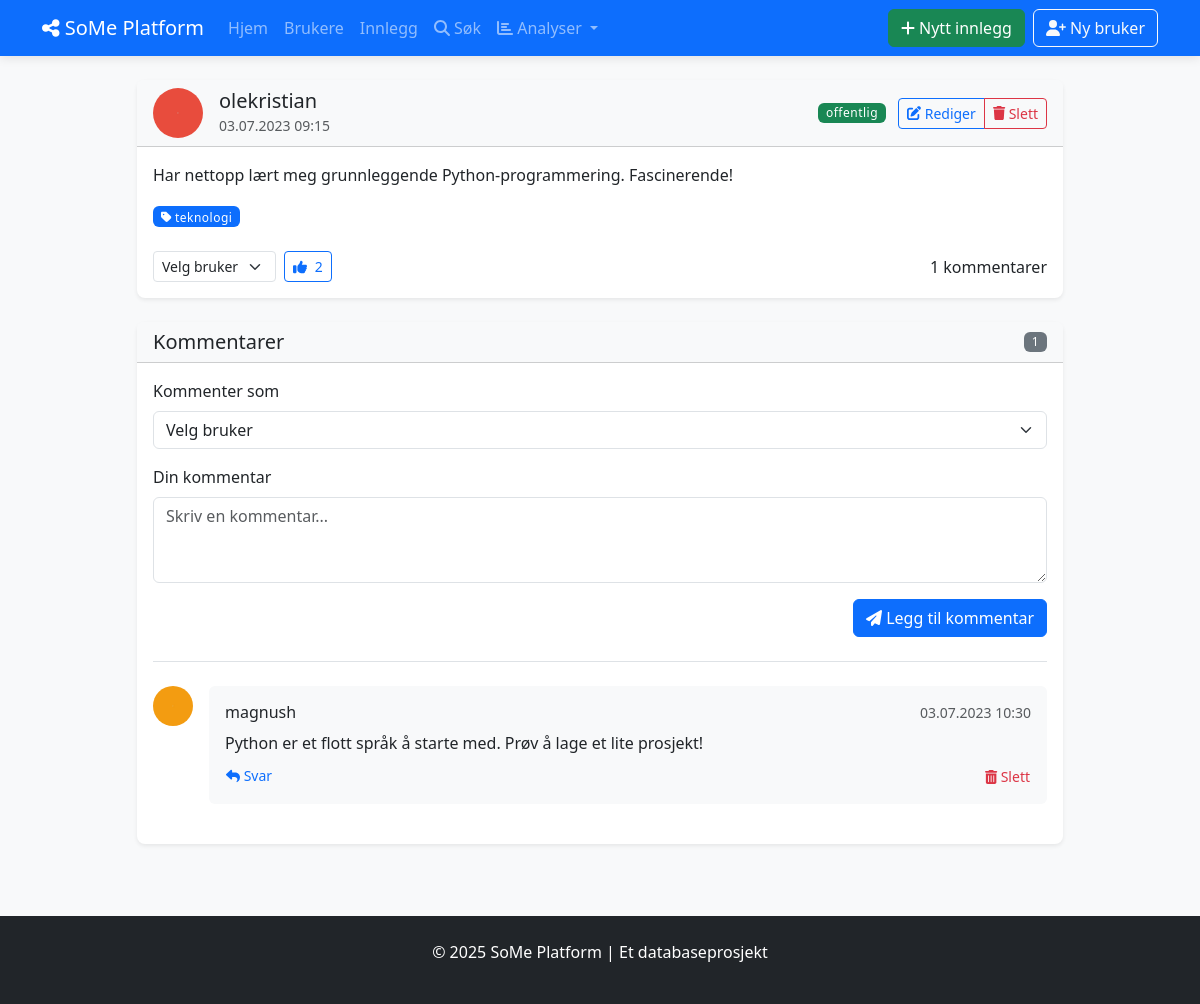
Before: /posts/39 with the older database file.
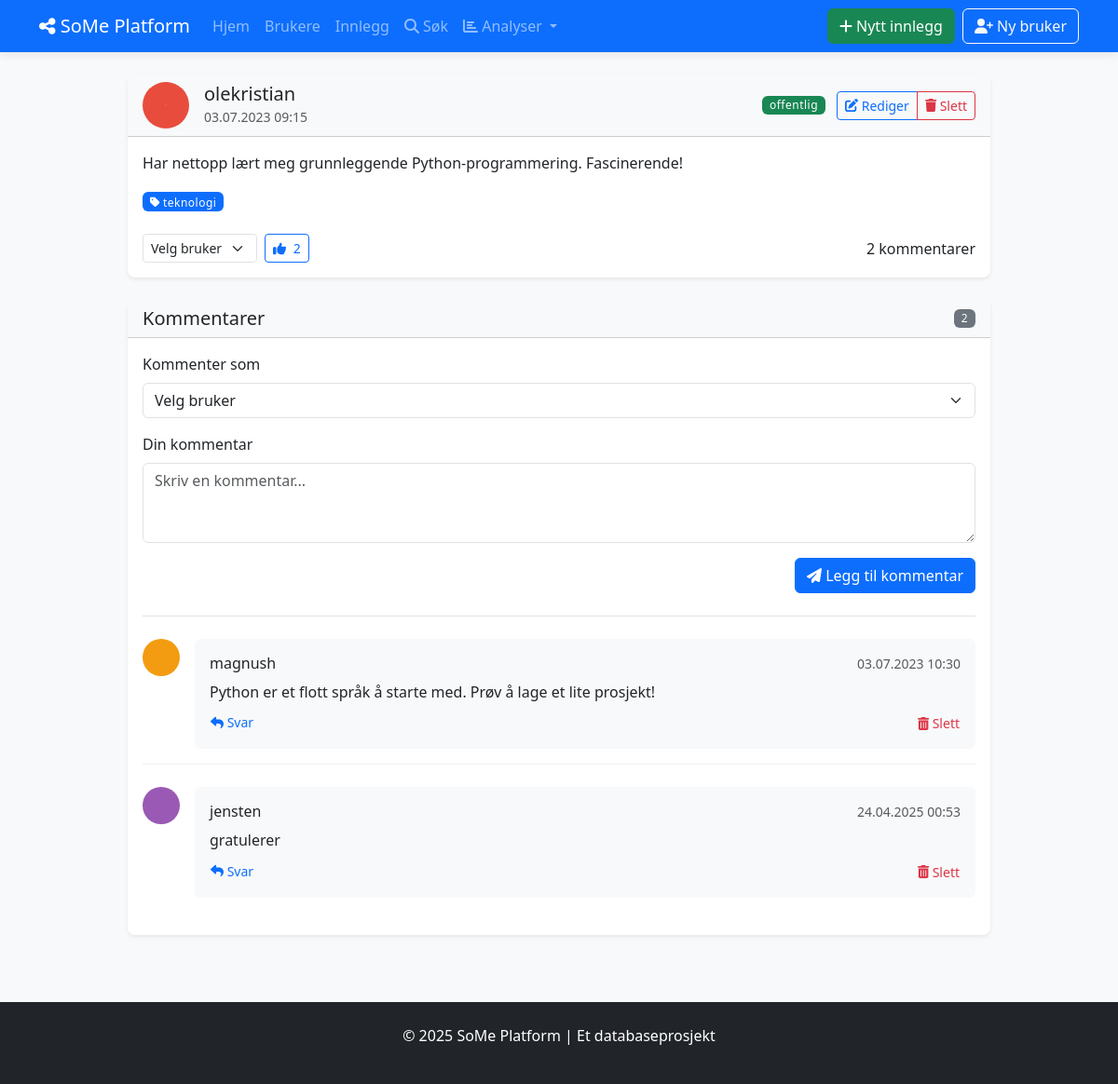
After: the same page with the newer database file.
### tables this page shows
CREATE TABLE BRUKERE (
            bruker_id INTEGER PRIMARY KEY AUTOINCREMENT,
            brukernavn TEXT NOT NULL UNIQUE,
            epost TEXT NOT NULL UNIQUE,
            passord_hash TEXT NOT NULL,
            profilbilde TEXT,
            bio TEXT,
            registrerings_dato DATE NOT NULL DEFAULT CURRENT_DATE,
            fødselsdato DATE,
            status TEXT DEFAULT 'aktiv'
        );

CREATE TABLE INNLEGG (
            innlegg_id INTEGER PRIMARY KEY AUTOINCREMENT,
            innhold TEXT NOT NULL,
            opprettet_dato DATETIME NOT NULL DEFAULT CURRENT_TIMESTAMP,
            oppdatert_dato DATETIME DEFAULT CURRENT_TIMESTAMP,
            synlighet TEXT NOT NULL DEFAULT 'offentlig',
            bruker_id INTEGER NOT NULL,
            FOREIGN KEY (bruker_id) REFERENCES BRUKERE(bruker_id) ON DELETE CASCADE
        );

CREATE TABLE TAGGER (
            tag_id INTEGER PRIMARY KEY AUTOINCREMENT,
            navn TEXT NOT NULL UNIQUE,
            beskrivelse TEXT
        );

CREATE TABLE KOMMENTARER (
            kommentar_id INTEGER PRIMARY KEY AUTOINCREMENT,
            innhold TEXT NOT NULL,
            opprettet_dato DATETIME NOT NULL DEFAULT CURRENT_TIMESTAMP,
            innlegg_id INTEGER NOT NULL,
            bruker_id INTEGER NOT NULL,
            forelder_kommentar_id INTEGER,
            FOREIGN KEY (innlegg_id) REFERENCES INNLEGG(innlegg_id) ON DELETE CASCADE,
            FOREIGN KEY (bruker_id) REFERENCES BRUKERE(bruker_id) ON DELETE CASCADE,
            FOREIGN KEY (forelder_kommentar_id) REFERENCES KOMMENTARER(kommentar_id) ON DELETE SET NULL
        );

### social_media_app/app.py (the view)
@app.route('/posts/<int:post_id>')
def view_post(post_id):
    with Database() as db:
        post = db.fetchone("""
            SELECT i.*, b.brukernavn, b.profilbilde
            FROM INNLEGG i
            JOIN BRUKERE b ON i.bruker_id = b.bruker_id
            WHERE i.innlegg_id = ?
        """, (post_id,))
        if not post:
            flash('Post not found', 'danger')
            return redirect(url_for('list_posts'))
        post = format_date_fields(post, ['opprettet_dato', 'oppdatert_dato'])
        comments = db.fetchall("""
            SELECT k.*, b.brukernavn, b.profilbilde
            FROM KOMMENTARER k
            JOIN BRUKERE b ON k.bruker_id = b.bruker_id
            WHERE k.innlegg_id = ? AND k.forelder_kommentar_id IS NULL
            ORDER BY k.opprettet_dato ASC
        """, (post_id,))
        print(f"DEBUG: Innlegg ID: {post_id}")
        print(f"DEBUG: Antall kommentarer funnet: {len(comments) if comments else 0}")
        for comment in comments:
            print(f"DEBUG: Kommentar ID: {comment['kommentar_id']}, Innhold: {comment['innhold']}")
        comments = [format_date_fields(comment, ['opprettet_dato']) for comment in comments]
        for comment in comments:
            replies = db.fetchall("""
                SELECT k.*, b.brukernavn, b.profilbilde
                FROM KOMMENTARER k
                JOIN BRUKERE b ON k.bruker_id = b.bruker_id
                WHERE k.forelder_kommentar_id = ?
                ORDER BY k.opprettet_dato ASC
            """, (comment['kommentar_id'],))
            comment['replies'] = [format_date_fields(reply, ['opprettet_dato']) for reply in replies]
        tags = db.fetchall("""
            SELECT t.*
            FROM TAGGER t
            JOIN INNLEGG_TAGGER it ON t.tag_id = it.tag_id
            WHERE it.innlegg_id = ?
        """, (post_id,))
        reactions = db.fetchone("""
            SELECT COUNT(*) as count, reaksjon_type
            FROM REAKSJONER
            WHERE innlegg_id = ?
            GROUP BY reaksjon_type
        """, (post_id,))
        users = db.fetchall("""
            SELECT bruker_id, brukernavn FROM BRUKERE
            WHERE status = 'aktiv'
            ORDER BY brukernavn
        """)
        return render_template('posts/view.html', post=post, comments=comments,
                               tags=tags, reactions=reactions, users=users)

### social_media_app/app.py (called while the page is built)
def format_date_fields(item, date_fields=None):
    if not item:
        return None
    if not isinstance(item, dict):
        item = dict(item)
    if date_fields:
        for field in date_fields:
            if field in item and item[field]:
                try:
                    if 'T' in item[field]:  # ISO format
                        item[field] = datetime.fromisoformat(item[field].replace('Z', '+00:00'))
                    else:  # SQLite default format
                        item[field] = datetime.strptime(item[field], '%Y-%m-%d %H:%M:%S')
                except (ValueError, TypeError):
                    try:
                        item[field] = datetime.strptime(item[field], '%Y-%m-%d')
                    except (ValueError, TypeError):
                        pass  # Keep original if parsing fails
    return item

### social_media_app/db_config.py (called while the page is built)
    def __enter__(self):
        return self

    def __exit__(self, exc_type, exc_val, exc_tb):
        self.cursor.close()
        if self.conn:
            self.conn.close()

    def fetchall(self, sql, params=None):
        self.cursor.execute(sql, params or ())
        return self.cursor.fetchall()

    def fetchone(self, sql, params=None):
        self.cursor.execute(sql, params or ())
        return self.cursor.fetchone()

### social_media_app/templates/posts/view.html (shortened to what this page needs)
{% extends "base.html" %}
{% block content %}
<div class="row justify-content-center">
    <div class="col-md-10">
        <div class="card shadow-sm mb-4">
            <div class="card-header bg-light">
                <div class="d-flex justify-content-between align-items-center">
                    <div class="d-flex align-items-center">
                        <div class="me-3">
                            {% if post.profilbilde %}
                                <img src="{{ url_for('static', filename='uploads/' + post.profilbilde) }}"
                                     alt="{{ post.brukernavn }}" class="rounded-circle" width="50" height="50">
                            {% else %}
                                <div class="bg-secondary bg-secondary-circle">
                                    <i class="fas fa-user text-white"></i>
                                </div>
                            {% endif %}
                        </div>
                        <div>
                            <h5 class="mb-0">{{ post.brukernavn }}</h5>
                            <small class="text-muted">{{ post.opprettet_dato.strftime('%d.%m.%Y %H:%M') }}</small>
                        </div>
                    </div>
                    <div>
                        <span class="badge {{ 'bg-success' if post.synlighet == 'offentlig' else 'bg-warning' }} me-2">
                            {{ post.synlighet }}
                        </span>
                        <div class="btn-group">
                            <a href="{{ url_for('show_edit_post', post_id=post.innlegg_id) }}" class="btn btn-sm btn-outline-primary">
                                <i class="fas fa-edit"></i> Rediger
                            </a>
                            <button type="button" class="btn btn-sm btn-outline-danger"
                                    data-bs-toggle="modal" data-bs-target="#deletePostModal">
                                <i class="fas fa-trash"></i> Slett
                            </button>
                        </div>
                    </div>
                </div>
            </div>
            <div class="card-body">
                <p class="card-text">{{ post.innhold }}</p>
                {% if tags %}
                <div class="mt-3">
                    {% for tag in tags %}
                    <span class="badge bg-primary me-1">
                        <i class="fas fa-tag"></i> {{ tag.navn }}
                    </span>
                    {% endfor %}
                </div>
                {% endif %}
                <div class="mt-4 d-flex justify-content-between align-items-center">
                    <div>
                        <form action="{{ url_for('add_reaction', post_id=post.innlegg_id) }}" method="post" class="d-inline">
                            <div class="d-flex align-items-center">
                                <select name="bruker_id" class="form-select form-select-sm me-2 reaction-user-select" required>
                                    <option value="" selected disabled>Velg bruker</option>
                                </select>
                                <button type="submit" class="btn btn-sm btn-outline-primary">
                                    <i class="fas fa-thumbs-up"></i>
                                    {% if reactions %}
                                        <span class="ms-1">{{ reactions.count or 0 }}</span>
                                    {% else %}
                                        <span class="ms-1">0</span>
                                    {% endif %}
                                </button>
                            </div>
                        </form>
                    </div>
                    <div>
                        <span>{{ comments|length }} kommentarer</span>
                    </div>
                </div>
            </div>
        </div>
        <div class="card shadow-sm mb-4">
            <div class="card-header bg-light d-flex justify-content-between align-items-center">
                <h3 class="h5 mb-0">Kommentarer</h3>
                <span class="badge bg-secondary">{{ comments|length }}</span>
            </div>
            <div class="card-body">
                <div class="mb-4 border-bottom pb-4">
                    <form action="{{ url_for('add_comment', post_id=post.innlegg_id) }}" method="post">
                        <div class="mb-3">
                            <label for="bruker_id" class="form-label">Kommenter som</label>
                            <select class="form-select" id="bruker_id" name="bruker_id" required>
                                <option value="" selected disabled>Velg bruker</option>
                            </select>
                        </div>
                        <div class="mb-3">
                            <label for="comment_content" class="form-label">Din kommentar</label>
                            <textarea class="form-control" id="comment_content" name="innhold"
                                      rows="3" required placeholder="Skriv en kommentar..."></textarea>
                        </div>
                        <div class="d-flex justify-content-end">
                            <button type="submit" class="btn btn-primary">
                                <i class="fas fa-paper-plane"></i> Legg til kommentar
                            </button>
                        </div>
                    </form>
                </div>
                {% if comments %}
                    <div class="comments-list">
                        {% for comment in comments %}
                        <div class="comment mb-4">
                            <div class="d-flex">
                                <div class="me-3">
                                    {% if comment.profilbilde %}
                                        <img src="{{ url_for('static', filename='uploads/' + comment.profilbilde) }}"
                                             alt="{{ comment.brukernavn }}" class="rounded-circle" width="40" height="40">
                                    {% else %}
                                        <div class="bg-secondary bg-secondary-circle">
                                            <i class="fas fa-user text-white"></i>
                                        </div>
                                    {% endif %}
                                </div>
                                <div class="flex-grow-1">
                                    <div class="bg-light rounded p-3">
                                        <div class="d-flex justify-content-between align-items-center mb-2">
                                            <h6 class="mb-0">{{ comment.brukernavn }}</h6>
                                            <small class="text-muted">{{ comment.opprettet_dato.strftime('%d.%m.%Y %H:%M') }}</small>
                                        </div>
                                        <p class="mb-2">{{ comment.innhold }}</p>
                                        <div class="d-flex justify-content-between align-items-center">
                                            <button class="btn btn-sm btn-link text-decoration-none p-0 reply-button"
                                                    data-comment-id="{{ comment.kommentar_id }}"
                                                    data-username="{{ comment.brukernavn }}">
                                                <i class="fas fa-reply"></i> Svar
                                            </button>
                                            <form action="{{ url_for('delete_comment', comment_id=comment.kommentar_id, post_id=post.innlegg_id) }}"
                                                  method="post" class="d-inline">
                                                <button type="submit" class="btn btn-sm btn-link text-danger text-decoration-none p-0"
                                                        onclick="return confirm('Er du sikker på at du vil slette denne kommentaren?')">
                                                    <i class="fas fa-trash-alt"></i> Slett
                                                </button>
                                            </form>
                                        </div>
                                    </div>
                                </div>
                            </div>
                        </div>
                        {% endfor %}
                    </div>
                {% else %}
                    <p class="text-center py-3 text-muted">Ingen kommentarer ennå. Bli den første til å kommentere!</p>
                {% endif %}
            </div>
        </div>
    </div>
</div>
{% endblock %}

### social_media_app/templates/base.html (shortened to what this page needs)
<!DOCTYPE html>
<html lang="no">
<head>
<link rel="stylesheet" href="https://cdn.jsdelivr.net/npm/bootstrap@5.3.2/dist/css/bootstrap.min.css">
<link rel="stylesheet" href="{{ url_for('static', filename='style.css') }}">
<link rel="stylesheet" href="https://cdnjs.cloudflare.com/ajax/libs/font-awesome/6.4.2/css/all.min.css">
</head>
<body class="bg-light">
<nav class="navbar navbar-expand-lg navbar-dark bg-primary">
<div class="container">
<a class="navbar-brand" href="{{ url_for('index') }}">
<i class="fas fa-share-alt"></i> SoMe Platform
</a>
<div class="collapse navbar-collapse" id="navbarNav">
<ul class="navbar-nav me-auto">
<li class="nav-item">
<a class="nav-link" href="{{ url_for('index') }}">Hjem</a>
</li>
<li class="nav-item">
<a class="nav-link" href="{{ url_for('list_users') }}">Brukere</a>
</li>
<li class="nav-item">
<a class="nav-link" href="{{ url_for('list_posts') }}">Innlegg</a>
</li>
<li class="nav-item">
<a class="nav-link" href="{{ url_for('search') }}">
<i class="fas fa-search"></i> Søk
</a>
</li>
<li class="nav-item dropdown">
<a class="nav-link dropdown-toggle" href="#" id="navbarAnalyticsDropdown" role="button"
data-bs-toggle="dropdown" aria-expanded="false">
<i class="fas fa-chart-bar"></i> Analyser
</a>
</li>
</ul>
<div class="navbar-nav">
<a href="{{ url_for('show_create_post') }}" class="btn btn-success me-2">
<i class="fas fa-plus"></i> Nytt innlegg
</a>
<a href="{{ url_for('show_create_user') }}" class="btn btn-outline-light">
<i class="fas fa-user-plus"></i> Ny bruker
</a>
</div>
</div>
</div>
</nav>
<div class="container mt-4">
 {% block content %}{% endblock %}
</div>
<footer class="bg-dark text-white py-4 mt-5">
<div class="container text-center">
<p>© 2025 SoMe Platform | Et databaseprosjekt</p>
</div>
</footer>
</body>
</html>

### social_media_app/static/style.css (style rules this page uses)
body { background-color: #f8f9fa; min-height: 100vh; display: flex; flex-direction: column; }
footer { margin-top: auto; }
.card { border-radius: 0.5rem; border: none; transition: transform 0.2s, box-shadow 0.2s; }
.card .rounded-circle { object-fit: cover; }
.comments-list .comment:not(:last-child) { border-bottom: 1px solid #f0f0f0; padding-bottom: 1rem; margin-bottom: 1rem; }
.navbar { box-shadow: 0 2px 10px rgba(0, 0, 0, 0.1); }
.badge { font-weight: 500; letter-spacing: 0.5px; }
.reaction-user-select { width: auto; }

Changed rows visible on the page:
added KOMMENTARER: profilbilde (picture), brukernavn "jensten", opprettet_dato "24.04.2025 00:53", innhold "gratulerer"
Other visible differences:
{{ comments|length }}: "1" → "2"
